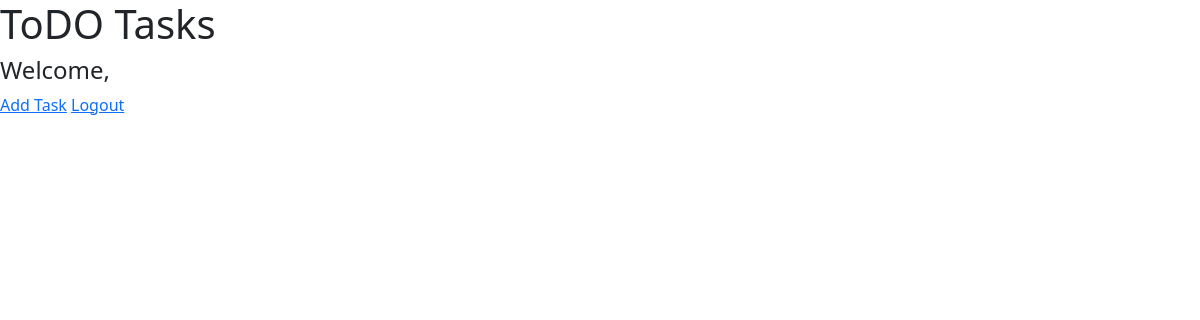
Page /todo/ on the earlier database version.
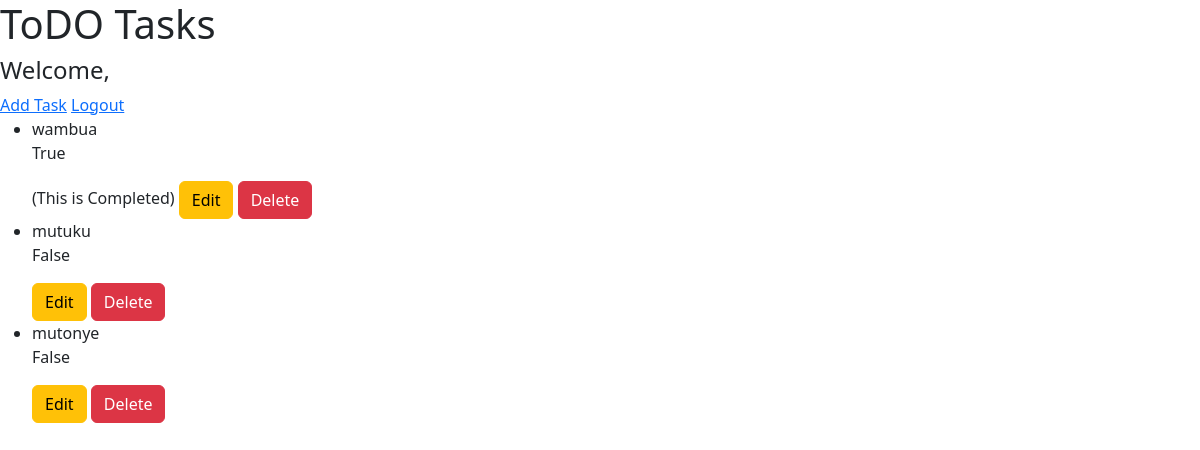
Same page on the later database version.
### todo/models.py (models this page shows, shortened)
class Task(models.Model):
    title = models.CharField(max_length=100)
    completed = models.BooleanField(default=False)

### todo/views.py (the view)
# urls.py: path('', views.task_list, name='task_list'),
def task_list(request):
    tasks = Task.objects.all()
    '''
      id, title , completed
      [
      {
        "id" : 1,
        "title" : "Task 1",
        "completed" : False
      },
      {
        "id" : 2,
        "title" : "Task 1",
        "completed" : False
      }
      --------

      ]
    '''
    return render(request, 'todo/task_list.html', {'tasks': tasks})

### todo/templates/todo/task_list.html (shortened to what this page needs)
<!DOCTYPE html>
<html lang="en">
<head>
    <link href="https://cdn.jsdelivr.net/npm/bootstrap@5.3.3/dist/css/bootstrap.min.css" rel="stylesheet">
</head>
<body>
<h1>ToDO Tasks</h1>
<h4>Welcome, {{ user.username }}</h4>
<a href="{%  url 'task_create'  %}">Add Task</a>
<a href="{% url 'logout' %}">Logout</a>
<ul>
    {% for task in tasks%}
        <li>
            {{task.title}}
            <p>{{ task.completed}}</p>
            <span>{% if task.completed %} (This is Completed) {% endif %}</span>
              <a type="btn" class="btn btn-warning"
               href="{% url 'task_update' task.pk%}">
                Edit</a>
            <a type="btn" class="btn btn-danger"
               href="{% url 'task_delete' task.pk%}">
                Delete</a>
        </li>
    {% endfor %}
</ul>
</body>
</html>

Differences in the rows shown:
added Task: title "wambua", completed "True", shows "(This is Completed)"
added Task: title "mutuku", completed "False"
added Task: title "mutonye", completed "False"
